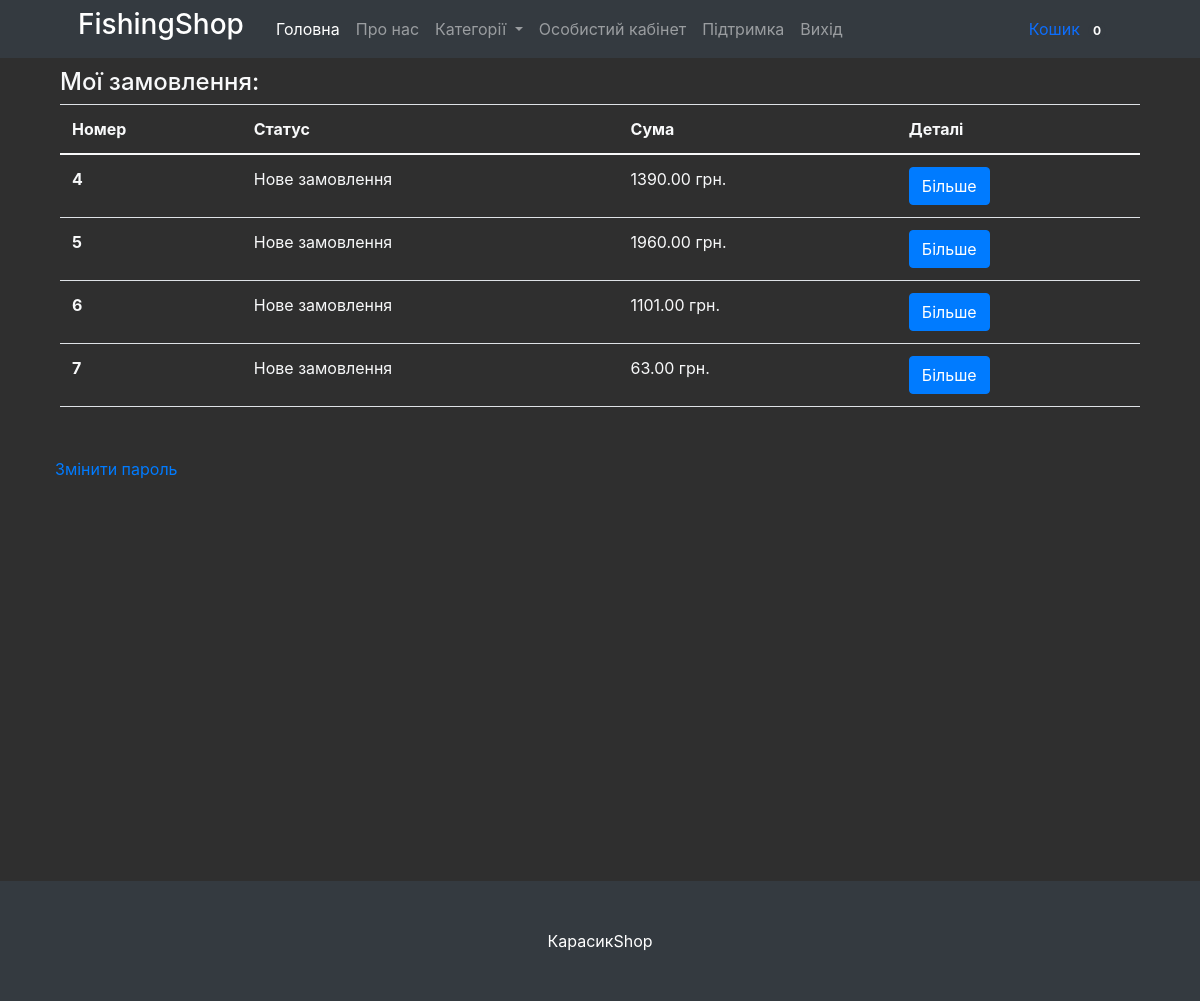
The page /profile/ (signed in) on the database as committed earlier.
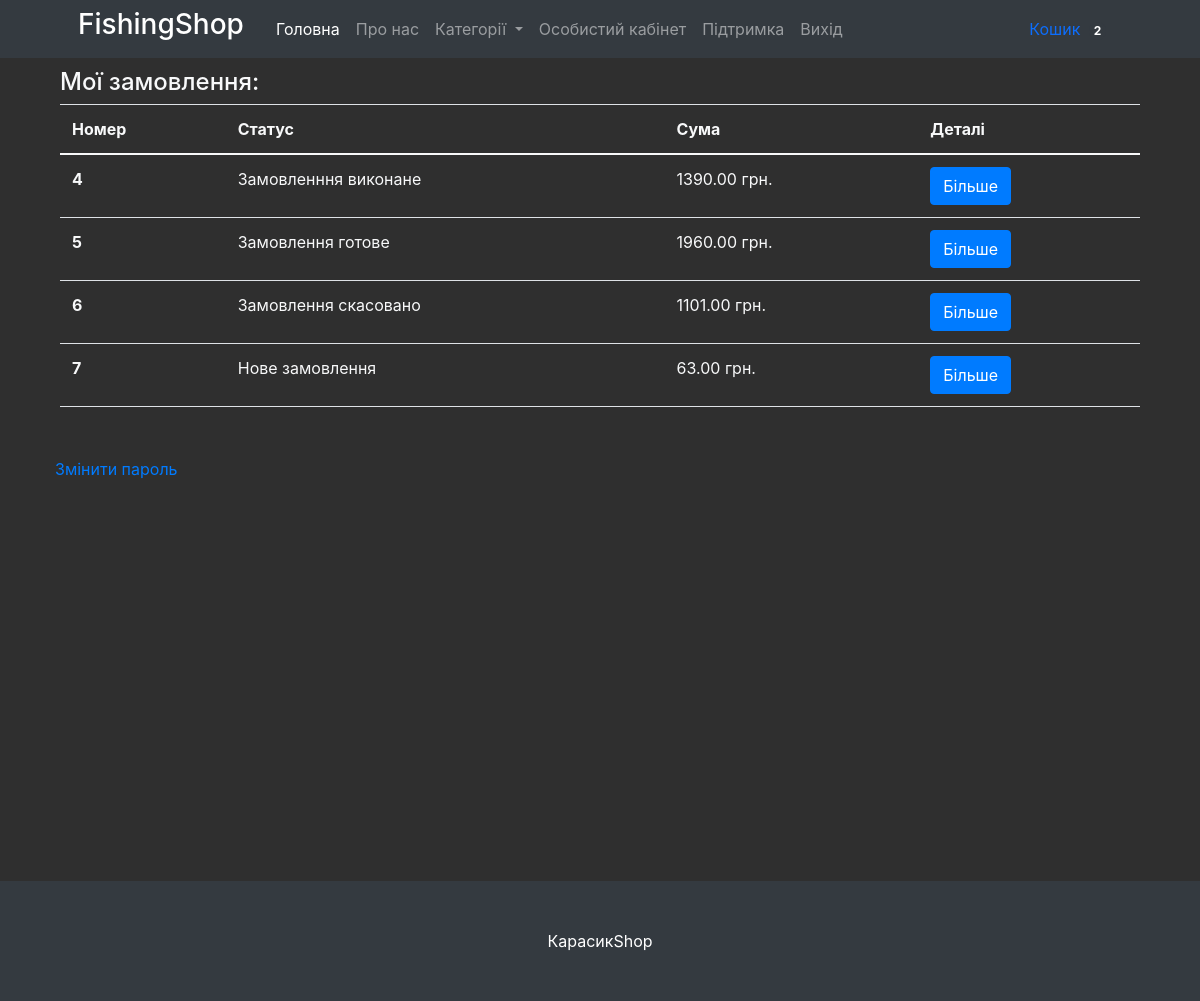
The same page on the database as committed later.
### mainapp/models.py (models this page shows, shortened)
class Cart(models.Model):
    owner = models.ForeignKey('Customer', null=True, verbose_name='Власник', on_delete=models.CASCADE)
    products = models.ManyToManyField(CartProduct, blank=True, related_name='related_cart')
    total_products = models.PositiveIntegerField(default=0)
    final_price = models.DecimalField(max_digits=9, default=0, decimal_places=2, verbose_name='Загальна ціна')
    in_order = models.BooleanField(default=False)
    for_anonymous_user = models.BooleanField(default=False)

class Order(models.Model):
    STATUS_NEW = 'new'
    STATUS_IN_PROGRESS = 'in_progress'
    STATUS_READY = 'is_ready'
    STATUS_COMPLETED = 'completed'
    STATUS_CANCELED = 'canceled'
    BUYING_TYPE_SELF = 'self'
    BUYING_TYPE_DELIVERY = 'delivery'
    STATUS_CHOICES = (
        (STATUS_NEW, 'Нове замовлення'),
        (STATUS_IN_PROGRESS, 'Замовлення в оброці'),
        (STATUS_READY, 'Замовлення готове'),
        (STATUS_COMPLETED, 'Замовленння виконане'),
        (STATUS_CANCELED, 'Замовлення скасовано')
    )
    BUYING_TYPE_CHOICES = (
        (BUYING_TYPE_SELF, 'Самовивіз'),
        (BUYING_TYPE_DELIVERY, 'Доставка')
    )
    customer = models.ForeignKey(Customer, verbose_name='Покупець', related_name='related_orders', on_delete=models.CASCADE)
    first_name = models.CharField(max_length=255, verbose_name="Ім'я")
    last_name = models.CharField(max_length=255, verbose_name='Прізвище')
    phone = models.CharField(max_length=20, verbose_name='Телефон')
    cart = models.ForeignKey(Cart, verbose_name='Кошик', on_delete=models.CASCADE, null=True, blank=True)
    address = models.CharField(max_length=1024, verbose_name='Адреса', null=True, blank=True)
    status = models.CharField(
        max_length=100,
        verbose_name='Статус замовлення',
        choices=STATUS_CHOICES,
        default=STATUS_NEW
    )
    buying_type = models.CharField(
        max_length=100,
        verbose_name='Тип замовлення',
        choices=BUYING_TYPE_CHOICES,
        default=BUYING_TYPE_SELF
    )
    comment = models.TextField(verbose_name='Комментар щодо замовлення', null=True, blank=True)
    created_at = models.DateTimeField(auto_now=True, verbose_name='Дата створення замовлення')

### mainapp/views.py (the view)
# urls.py: path('profile/', ProfileView.as_view(), name='profile'),
class ProfileView(CartMixin, View):
    def get(self, request, *args, **kwargs):
        customer = Customer.objects.get(user=request.user)
        categories = Category.objects.all()
        context = {
            'customer': customer,
            'categories': categories,
            'cart': self.cart,
        }
        return render(request, 'profile.html', context)

### mainapp/mixins.py (called while the page is built)
    def dispatch(self, request, *args, **kwargs):
        if request.user.is_authenticated:
            customer = Customer.objects.filter(user=request.user).first()
            if not customer:
                customer = Customer.objects.create(
                    user=request.user
                )
            cart = Cart.objects.filter(owner=customer, in_order=False).first()
            if not cart:
                cart = Cart.objects.create(owner=customer)
        else:
            cart = Cart.objects.filter(for_anonymous_user=True).first()
            if not cart:
                cart = Cart.objects.create(for_anonymous_user=True)
        self.cart = cart
        return super().dispatch(request, *args, **kwargs)

### mainapp/models.py (called while the page is built)
    def get_absolute_url(self):
        return reverse('category_detail', kwargs={'slug': self.slug})

    def get_absolute_url(self):
        return reverse('product_detail', kwargs={'slug': self.slug})

### mainapp/templates/profile.html (shortened to what this page needs)
{% extends 'base.html' %}
{% block content %}
    <div class="container text-light">
        <div class="col-12">
            <h4 style="margin-top: 10px;">Мої замовлення:</h4>
            <div class="tab-content" id="nav-tabContent">
                <div class="tab-pane fade show active" id="list-orders" role="tabpanel"
                     aria-labelledby="list-orders-list">
                    {% if not customer.orders.all %}
                        <h3 style="text-align: center; margin-top: 250px;">На данний момент ви не робили замовлень</h3>
                    {% elif customer.orders.all %}
                        <table class="table text-light">
                            <thead>
                            <tr>
                                <th scope="col">Номер</th>
                                <th scope="col">Статус</th>
                                <th scope="col">Сума</th>
                                <th scope="col">Деталі</th>
                            </tr>
                            </thead>
                            <tbody class="text-light">
                            {% for order in customer.orders.all %}
                                <tr>
                                    <th scope="row">{{ order.id }}</th>
                                    <td>{{ order.get_status_display }}</td>
                                    <td>{{ order.cart.final_price }} грн.</td>
                                    <td>
                                        <button style="max-width: 100%" type="button" class="btn btn-primary"
                                                data-bs-toggle="modal"
                                                data-bs-target="#orderDetails-{{ order.id }}">Більше
                                        </button>
                                    </td>
                                </tr>
                            {% endfor %}
                            </tbody>
                        </table>
                    {% endif %}
                </div>
            </div>
        </div>
        <div style="margin-top: 50px; margin-left: 10px;">
            <a href="{% url 'newPas' %}">Змінити пароль</a>
        </div>
    </div>
{% endblock content %}

### mainapp/templates/base.html (shortened to what this page needs)
{% load static %}
<!DOCTYPE html>
<html lang="uk">
<head>
    <link href='{% static "bootstrap/bootstrap.min.css" %}' rel="stylesheet"/>
    <link rel="stylesheet" href="https://cdn.jsdelivr.net/npm/@fancyapps/ui@4.0/dist/fancybox.css"/>
    <link href="https://cdnjs.cloudflare.com/ajax/libs/twitter-bootstrap/4.1.2/css/bootstrap.min.css" rel="stylesheet"/>
    <link href="https://cdn.jsdelivr.net/npm/slick-carousel@1.8.1/slick/slick.css" rel="stylesheet"/>
    <link href="https://cdnjs.cloudflare.com/ajax/libs/fancybox/3.3.5/jquery.fancybox.min.css" rel="stylesheet"/>
</head>
<body>
<nav class="navbar navbar-expand-lg navbar-dark bg-dark">
    <div class="container px-4 px-lg-5">
        <a href="/"><h3 class="title"><span>FishingShop</span></h3></a>
        <div class="collapse navbar-collapse" id="navbarSupportedContent">
            <ul class="navbar-nav me-auto mb-2 mb-lg-0 ms-lg-4">
                <li class="nav-item">
                    <a class="nav-link active" aria-current="page" href="{% url 'index' %}">
                        Головна
                    </a>
                </li>
                <li class="nav-item"><a class="nav-link" href="{% url 'about' %}">Про нас</a></li>
                <li class="nav-item dropdown">
                    <a class="nav-link dropdown-toggle" id="navbarDropdown" href="#" role="button"
                       data-bs-toggle="dropdown" aria-expanded="false">
                        Категорії
                    </a>
                </li>
                {% if request.user.is_authenticated %}
                    <li class="nav-item">
                        <a class="nav-link" href="{% url 'profile' %}">Особистий кабінет</a>
                    </li>
                    <li class="nav-item">
                        <a class="nav-link" href="{% url 'support' %}">Підтримка</a>
                    </li>
                    <li class="nav-item">
                        <a class="nav-link" href="{% url 'logout' %}">Вихід</a>
                    </li>
                {% endif %}
            </ul>
            <a class="nav-link" href="{% url 'cart' %}">
                Кошик
                <span class="badge bg-dark text-white ms-1 rounded-pill">{{ cart.products.count }}</span>
            </a>
        </div>
    </div>
</nav>
{% block content %}{% endblock content %}
<footer class="py-5 bg-dark" style="margin-top: 400px;">
    <div class="container"><p class="m-0 text-center text-white">КарасикShop</p></div>
</footer>
</body>
</html>

Rows that differ between the two databases and show on the page:
changed Cart: products.count "0" → "2"
changed Order id 4: status "Нове замовлення" → "Замовленння виконане"
changed Order id 5: status "Нове замовлення" → "Замовлення готове"
changed Order id 6: status "Нове замовлення" → "Замовлення скасовано"
